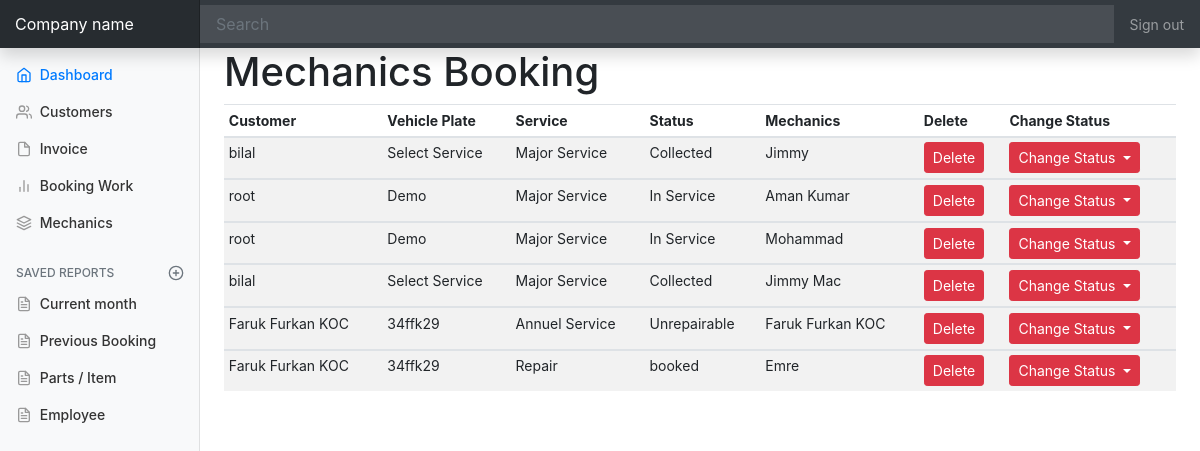
/client/bookingwork.php, run on the app's committed database.
### tables this page shows
CREATE TABLE IF NOT EXISTS `mechanicbooking` (
  `id` int(11) NOT NULL AUTO_INCREMENT,
  `customer` varchar(100) NOT NULL,
  `plate` varchar(100) NOT NULL,
  `service` varchar(100) NOT NULL,
  `status` varchar(100) NOT NULL,
  `mechanics` varchar(100) NOT NULL,
  `user_id` int(11) NOT NULL,
  PRIMARY KEY (`id`)
);

### client/bookingwork.php (the view, shortened to what this page needs)
<?php
  include('dashboard-header.php');
?>
<main role="main" class="col-md-9 ml-sm-auto col-lg-10 px-4">
  <h1 class="h1">Mechanics Booking</h1>
  <div class="table-responsive">
    <table class="table table-striped table-sm">
      <thead>
        <tr>
          <th>Customer</th>
          <th>Vehicle Plate</th>
          <th>Service</th>
          <th>Status</th>
          <th>Mechanics</th>
          <th>Delete</th>
          <th>Change Status</th>
        </tr>
      </thead>
      <?php
$query_vehicle1 = "SELECT * FROM `mechanicbooking` ";
$result_vehicles1 = mysqli_query($conn, $query_vehicle1);
while($row = mysqli_fetch_array($result_vehicles1)){
?>
      <tbody>
       <td><?php echo $row['customer'] ?></td>
       <td><?php echo $row['plate'] ?></td>
       <td><?php echo $row['service'] ?></td>
       <td><?php echo $row['status'] ?></td>
       <td><?php echo $row['mechanics'] ?></td>
     <td>
     <a href="bookingwork.php?del_id=<?php echo $row['id'] ?>" class="btn btn-danger btn-sm">Delete</a>
       </td>
          <td>
          <div class="dropdown">
  <a class="btn btn-danger btn-sm dropdown-toggle" href="#" role="button" id="dropdownMenuLink" data-toggle="dropdown" aria-haspopup="true" aria-expanded="false">
    Change Status
  </a>
</div>
     </td>
      </tbody>
<?php } ?>
    </table>
  </div>
</main>
<?php include ('dashboard-footer.php') ?>

### client/assets/css/dashboard.css (style rules this page uses)
body { font-size: .875rem; }
[role="main"] { padding-top: 133px; }
@media (min-width: 768px) { [role="main"] { padding-top: 48px; } }

### data on the page
mechanicbooking: customer "bilal", plate "Select Service", service "Major Service", status "Collected", mechanics "Jimmy"
mechanicbooking: customer "root", plate "Demo", service "Major Service", status "In Service", mechanics "Aman Kumar"
mechanicbooking: customer "root", plate "Demo", service "Major Service", status "In Service", mechanics "Mohammad"
mechanicbooking: customer "bilal", plate "Select Service", service "Major Service", status "Collected", mechanics "Jimmy Mac"
mechanicbooking: customer "Faruk Furkan KOC", plate "34ffk29", service "Annuel Service", status "Unrepairable", mechanics "Faruk Furkan KOC"
mechanicbooking: customer "Faruk Furkan KOC", plate "34ffk29", service "Repair", status "booked", mechanics "Emre"
